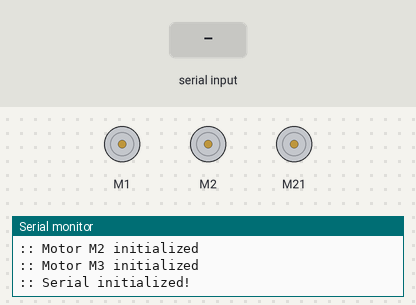
This sketch was run on a simulated Arduino Mega 2560, built with avr-gcc and run on an emulated ATmega2560. Parts: 3 × DC motor (green arrow = forward, orange = backward, longer = faster), the last lines printed to the serial monitor. The inputs (shaded band) are chosen by the test bench.

Above: at 1.2 s.
1.3 s: "q" received over Serial
At 1.6 s:
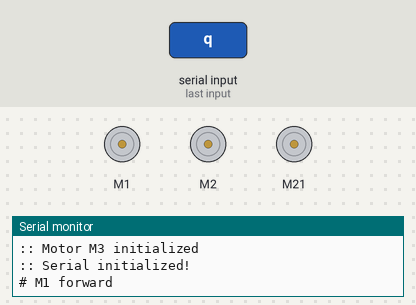
2.8 s: "e" received over Serial
At 4.0 s:
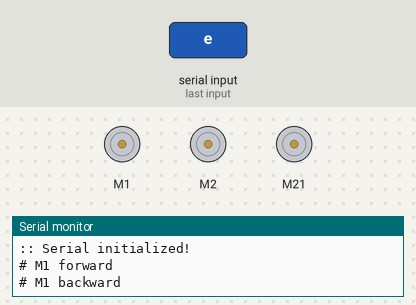
4.3 s: "w" received over Serial
At 5.1 s:
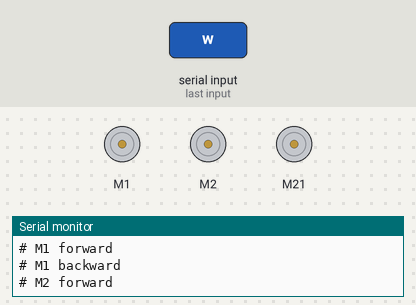
5.8 s: "s" received over Serial
At 6.2 s:
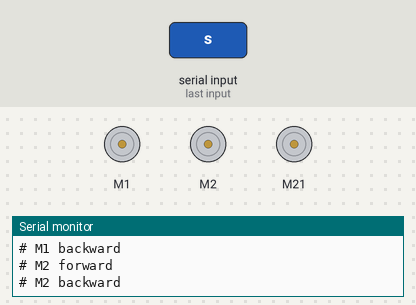
7.3 s: "d" received over Serial
At 8.5 s:
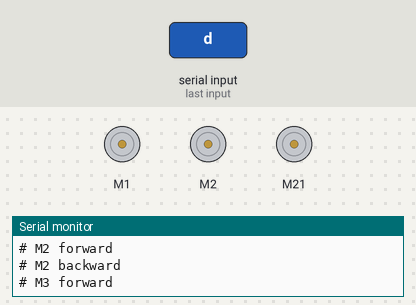
8.8 s: "a" received over Serial
At 9.7 s:
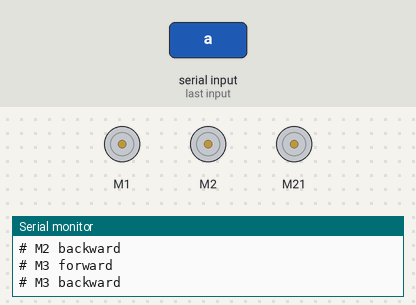
Timing chart, 0 to 11.3 s (numbered marks = the images above; inputs shaded):
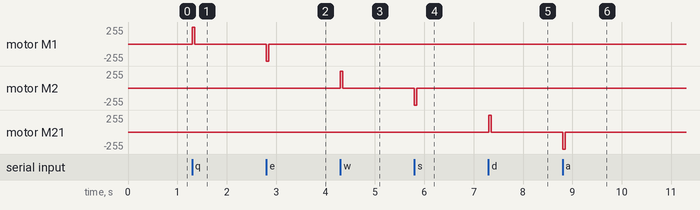

The sketch:

makeblock_robot.ino
```cpp
#include <Arduino.h>
#include <Wire.h>
#include <SoftwareSerial.h>
#include <MeMegaPi.h>

uint8_t motorSpeed = 255;
long count = 0;
char command;

int startXCoord = 0;
int startYCoord = 0;

// {x, y} there x = 1-8, y = A-H
int coords[8][8] = {
  {1, 0, 1, 0, 1, 0, 1, 0},
  {0, 1, 0, 1, 0, 1, 0, 1},
  {1, 0, 1, 0, 1, 0, 1, 0},
  {0, 1, 0, 1, 0, 1, 0, 1},
  {1, 0, 1, 0, 1, 0, 1, 0},
  {0, 1, 0, 1, 0, 1, 0, 1},
  {1, 0, 1, 0, 1, 0, 1, 0},
  {0, 1, 0, 1, 0, 1, 0, 1},
};

MeMegaPiDCMotor m1(PORT1B);
MeMegaPiDCMotor m2(PORT2B);
MeMegaPiDCMotor m3(PORT3B);

String motorControl(char mNum){
  switch(mNum){
    // Motor 1 instructions
    case 'q':
      Serial.println("M1 forward");
      m1.run(motorSpeed);
      delay(50);
      m1.stop();
      break;

    case 'e':
      Serial.println("M1 backward");
      m1.run(-motorSpeed);
      delay(50);
      m1.stop();
      break;

    // Motor 2 instructions
    case 'w':
      Serial.println("M2 forward");
      m2.run(motorSpeed);
      delay(50);
      m2.stop();
      break;

    case 's':
      Serial.println("M2 backward");
      m2.run(-motorSpeed);
      delay(50);
      m2.stop();
      break;

    // Motor 3 instructions
    case 'd':
      Serial.println("M3 forward");
      m3.run(motorSpeed);
      delay(50);
      m3.stop();
      break;

    case 'a':
      Serial.println("M3 backward");
      m3.run(-motorSpeed);
      delay(50);
      m3.stop();
      break;

    default:
      Serial.println("Motor " + (String)mNum + " not found");
      break;
  }
  return (String)mNum;

}

void setup(){
    Serial.begin(9600);
    Serial.println(":: Motor M1 initialized");
    Serial.println(":: Motor M2 initialized");
    Serial.println(":: Motor M3 initialized");
    Serial.println(":: Serial initialized!");
}

void loop(){
  if(Serial.available() > 0){
    command = Serial.read();

    Serial.print("# ");
    motorControl(command);
  }
}
```

Measured:
- after the input at 1.3 s, motor M1: stopped → forward 255/255 at once, → stopped 0.05 s later
- after the input at 2.8 s, motor M1: stopped → backward 255/255 at once, → stopped 0.05 s later
- after the input at 4.3 s, motor M2: stopped → forward 255/255 at once, → stopped 0.05 s later
- after the input at 5.8 s, motor M2: stopped → backward 255/255 at once, → stopped 0.05 s later
- after the input at 7.3 s, motor M21: stopped → forward 255/255 at once, → stopped 0.05 s later
- after the input at 8.8 s, motor M21: stopped → backward 255/255 at once, → stopped 0.05 s later
